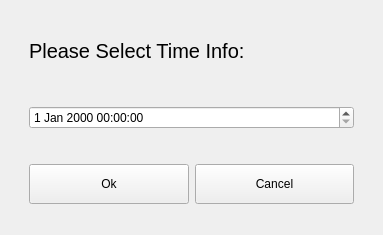
<?xml version="1.0" encoding="UTF-8"?>
<ui version="4.0">
 <class>TimeSelect</class>
 <widget class="QWidget" name="TimeSelect">
  <property name="geometry">
   <rect>
    <x>0</x>
    <y>0</y>
    <width>383</width>
    <height>235</height>
   </rect>
  </property>
  <property name="windowTitle">
   <string>TimeSelect</string>
  </property>
  <layout class="QHBoxLayout" name="horizontalLayout_3">
   <item>
    <widget class="QWidget" name="widget" native="true">
     <layout class="QVBoxLayout" name="verticalLayout_2">
      <item>
       <widget class="QWidget" name="m_wgtInfo" native="true">
        <layout class="QVBoxLayout" name="verticalLayout">
         <item>
          <widget class="QLabel" name="m_labInfo">
           <property name="font">
            <font>
             <pointsize>15</pointsize>
            </font>
           </property>
           <property name="text">
            <string>Please Select Time Info:</string>
           </property>
          </widget>
         </item>
        </layout>
       </widget>
      </item>
      <item>
       <widget class="QWidget" name="m_wgtTime" native="true">
        <layout class="QHBoxLayout" name="horizontalLayout">
         <item>
          <widget class="QDateTimeEdit" name="m_dateTime"/>
         </item>
        </layout>
       </widget>
      </item>
      <item>
       <widget class="QWidget" name="m_wgtBtn" native="true">
        <layout class="QHBoxLayout" name="horizontalLayout_2">
         <item>
          <widget class="QPushButton" name="m_btnOk">
           <property name="minimumSize">
            <size>
             <width>0</width>
             <height>40</height>
            </size>
           </property>
           <property name="text">
            <string>Ok</string>
           </property>
          </widget>
         </item>
         <item>
          <widget class="QPushButton" name="m_btnCancel">
           <property name="minimumSize">
            <size>
             <width>0</width>
             <height>40</height>
            </size>
           </property>
           <property name="text">
            <string>Cancel</string>
           </property>
          </widget>
         </item>
        </layout>
       </widget>
      </item>
     </layout>
    </widget>
   </item>
  </layout>
 </widget>
 <resources/>
 <connections/>
</ui>
